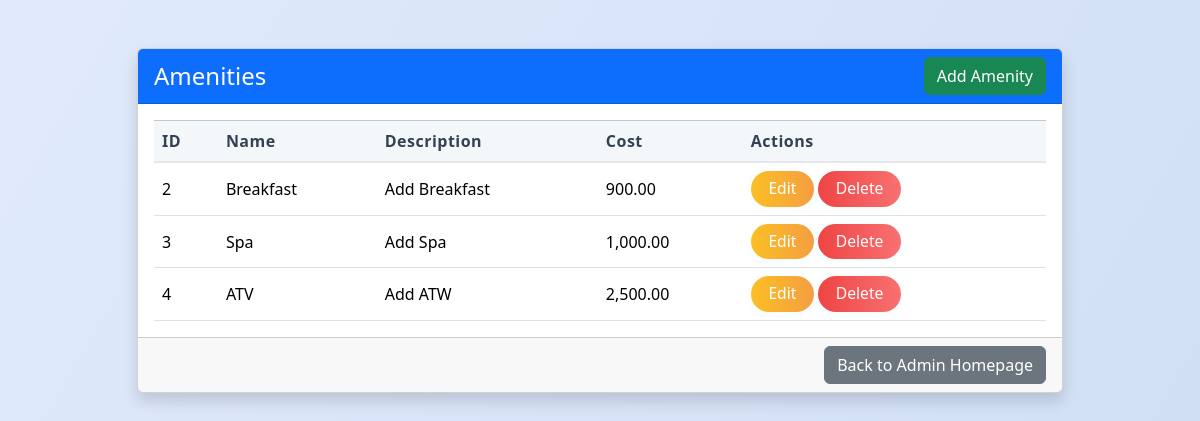
/manage_amenities.php (signed in), run on the app's committed database.
### tables this page shows
CREATE TABLE `amenity` (
  `Amenity_ID` int(11) NOT NULL,
  `Amenity_Name` varchar(255) NOT NULL,
  `Amenity_Desc` varchar(255) NOT NULL,
  `Amenity_Cost` decimal(10,2) NOT NULL
);

### classes/database.php (called while the page is built, shortened)
<?php
class Database {
    private $host = "localhost";
    private $db_name = "guest_accommodation_system";
    private $username = "root";
    private $password = "";
    public $conn;
    public function connect() {
        $this->conn = new mysqli(
            $this->host,
            $this->username,
            $this->password,
            $this->db_name
        );
    }
    public function getConnection() {
        return $this->conn;
    }
    public function getAllAmenities() {
        $conn = $this->getConnection();
        $result = $conn->query("SELECT * FROM amenity");
        $amenities = [];
        if ($result) {
            while ($row = $result->fetch_assoc()) {
                $amenities[] = $row;
            }
        }
        return $amenities;
    }
}
?>

### manage_amenities.php (the view, shortened to what this page needs)
<?php
require_once('classes/database.php');
$db = new Database();
$amenities = $db->getAllAmenities();
?>
<!doctype html>
<html lang="en">
<head>
  <link rel="stylesheet" href="./bootstrap-5.3.3-dist/css/bootstrap.css">
  <link rel="stylesheet" href="style2.css">
</head>
<body class="bg-light">
<div class="container py-5">
  <div class="row justify-content-center">
    <div class="col-lg-10">
      <div class="card shadow glass-card">
        <div class="card-header bg-primary text-white d-flex justify-content-between align-items-center">
          <h4 class="mb-0">Amenities</h4>
          <a href="add_amenity.php" class="btn btn-success">Add Amenity</a>
        </div>
        <div class="card-body">
          <table class="table table-bordered table-hover align-middle mb-0">
            <thead class="table-light">
              <tr>
                <th>ID</th>
                <th>Name</th>
                <th>Description</th>
                <th>Cost</th>
                <th>Actions</th>
              </tr>
            </thead>
            <tbody>
              <?php foreach($amenities as $row): ?>
              <tr>
                <td><?= $row['Amenity_ID'] ?></td>
                <td><?= htmlspecialchars($row['Amenity_Name']) ?></td>
                <td><?= htmlspecialchars($row['Amenity_Desc']) ?></td>
                <td><?= number_format($row['Amenity_Cost'], 2) ?></td>
                <td>
                  <a href="update_amenity.php?id=<?= $row['Amenity_ID'] ?>" class="btn btn-warning btn-sm">Edit</a>
                  <a href="delete_amenity.php?id=<?= $row['Amenity_ID'] ?>" class="btn btn-danger btn-sm" onclick="return confirm('Delete this amenity?');">Delete</a>
                </td>
              </tr>
              <?php endforeach; ?>
            </tbody>
          </table>
        </div>
        <div class="card-footer text-end">
          <a href="admin_homepage.php" class="btn btn-secondary">Back to Admin Homepage</a>
        </div>
      </div>
    </div>
  </div>
</div>
</body>
</html>

### style2.css (style rules this page uses)
body { background: linear-gradient(120deg, #e0eafc 0%, #cfdef3 100%); min-height: 100vh; font-family: 'Segoe UI', 'Roboto', Arial, sans-serif; color: #23272f; margin: 0; }
.table th, .table td { vertical-align: middle; border: none; }
.table thead th { background: #f4f7fa; color: #334155; font-weight: 700; font-size: 1em; border-bottom: 2px solid #e5e7eb; letter-spacing: 0.03em; }
.table tbody tr { transition: background 0.18s; }
.btn-action, .btn-warning, .btn-danger { border-radius: 1.5rem !important; font-weight: 500; padding: 0.38rem 1.1rem; box-shadow: 0 2px 8px rgba(6,182,212,0.06); border: none; transition: background 0.18s, color 0.18s, transform 0.18s; font-size: 0.98em; }
.btn-warning { background: linear-gradient(90deg, #fbbf24 0%, #f59e42 100%); color: #fff; }
.btn-danger { background: linear-gradient(90deg, #ef4444 0%, #f87171 100%); color: #fff; }

### data on the page
amenity: Amenity_ID "2", Amenity_Name "Breakfast", Amenity_Desc "Add Breakfast", Amenity_Cost "900.00"
amenity: Amenity_ID "3", Amenity_Name "Spa", Amenity_Desc "Add Spa", Amenity_Cost "1,000.00"
amenity: Amenity_ID "4", Amenity_Name "ATV", Amenity_Desc "Add ATW", Amenity_Cost "2,500.00"
